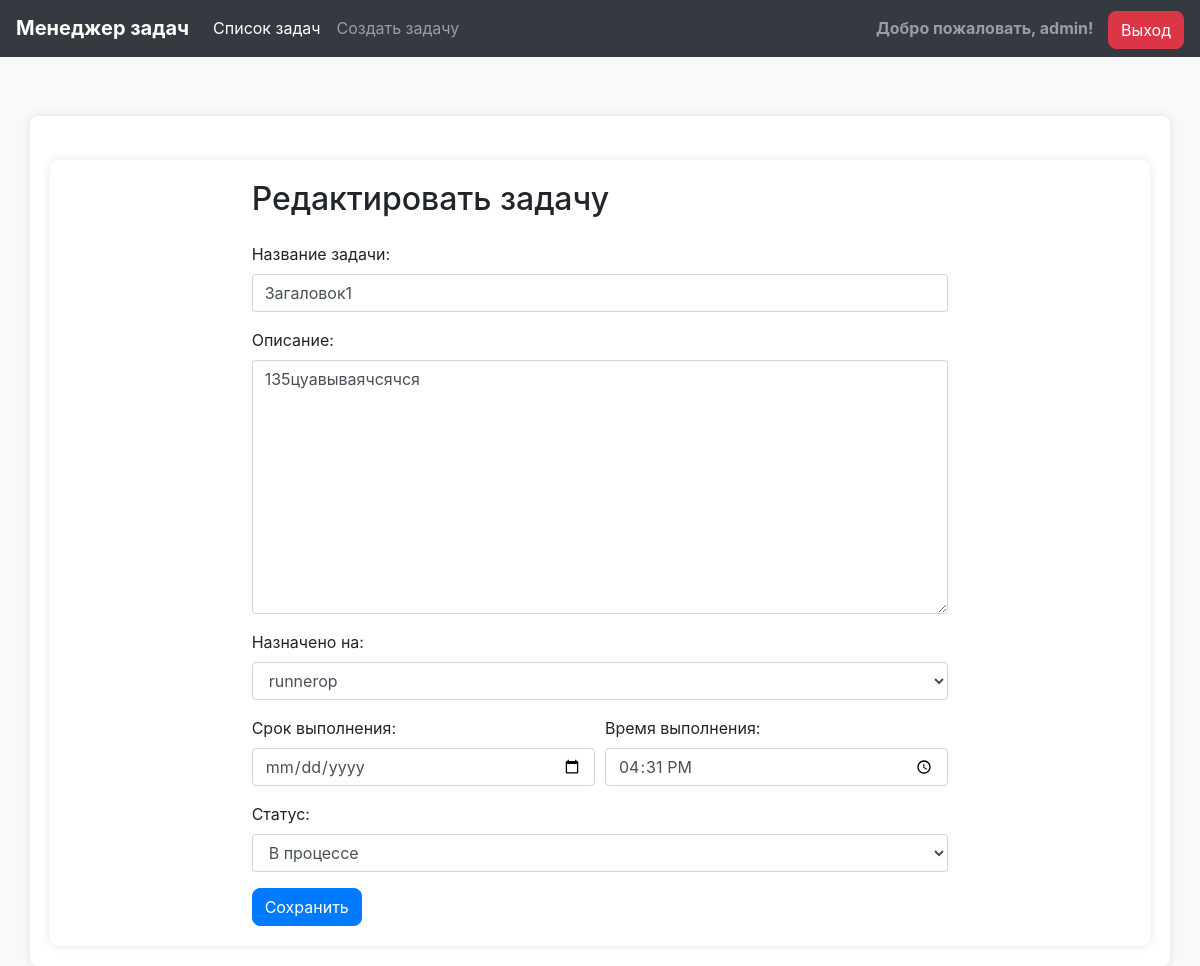
/task/30/edit/ (signed in), run on the app's committed database.
### tasks/models.py (models this page shows, shortened)
class Task(models.Model):
    STATUS_CHOICES = [
        ('todo', 'К выполнению'),
        ('in_progress', 'В процессе'),
        ('done', 'Завершено')
    ]
    title = models.CharField('Название задачи', max_length=255)
    description = models.TextField('Описание')
    assigned_to = models.ForeignKey(User, verbose_name='Назначено на', on_delete=models.CASCADE)
    due_date = models.DateField('Срок выполнения')
    due_time = models.TimeField('Время выполнения', default='00:00:00')
    status = models.CharField('Статус', max_length=50, choices=STATUS_CHOICES, default='todo')
    completion_time = models.DateTimeField('Время завершения', null=True, blank=True)
    start_time = models.DateTimeField('Время начала работы', null=True, blank=True)
    in_progress_by = models.ForeignKey(User, on_delete=models.SET_NULL, null=True, blank=True, related_name='in_progress_tasks')

### tasks/views.py (the view)
# urls.py: path('task/<int:pk>/edit/', views.task_edit, name='task_edit'),
@login_required
def task_edit(request, pk):
    task = get_object_or_404(Task, pk=pk)
    if request.method == "POST":
        form = TaskForm(request.POST, instance=task)
        if form.is_valid():
            form.save()  # Сохраняем отредактированную форму задачи
            return redirect('task_detail', pk=pk)  # Перенаправляем на страницу деталей задачи
    else:
        form = TaskForm(instance=task)
    return render(request, 'tasks/task_form.html', {'form': form})

### tasks/forms.py
class TaskForm(forms.ModelForm):
    title = forms.CharField(label='Название задачи')
    description = forms.CharField(label='Описание', widget=forms.Textarea)
    assigned_to = forms.ModelChoiceField(label='Назначено на', queryset=User.objects.all())
    due_date = forms.DateField(label='Срок выполнения', widget=forms.DateInput(attrs={'type': 'date'}))
    due_time = forms.TimeField(label='Время выполнения', widget=forms.TimeInput(attrs={'type': 'time'}))  # Добавлено поле для времени
    status = forms.ChoiceField(label='Статус', choices=Task.STATUS_CHOICES)
    class Meta:
        model = Task
        fields = ['title', 'description', 'assigned_to', 'due_date', 'due_time', 'status']

### tasks/templatetags/custom_filters.py (called while the page is built)
@register.filter(name='add_class')
def add_class(value, arg):
    css_classes = value.field.widget.attrs.get('class', '')
    if css_classes:
        css_classes += ' ' + arg
    else:
        css_classes = arg
    return value.as_widget(attrs={'class': css_classes})

### tasks/templates/tasks/task_form.html (shortened to what this page needs)
{% extends 'base.html' %}
{% load custom_filters %}
{% block content %}
<div class="container mt-4">
    <div class="row justify-content-center">
        <div class="col-md-8">
            <h2 class="mb-4">{% if form.instance.pk %}Редактировать задачу{% else %}Создать задачу{% endif %}</h2>
            <form method="post" class="needs-validation" novalidate>
                <div class="form-group">
                    {{ form.title.label_tag }}
                    {{ form.title|add_class:"form-control" }}
                </div>
                <div class="form-group">
                    {{ form.description.label_tag }}
                    {{ form.description|add_class:"form-control" }}
                </div>
                <div class="form-group">
                    {{ form.assigned_to.label_tag }}
                    {{ form.assigned_to|add_class:"form-control" }}
                </div>
                <div class="form-row">
                    <div class="form-group col-md-6">
                        {{ form.due_date.label_tag }}
                        {{ form.due_date|add_class:"form-control" }}
                    </div>
                    <div class="form-group col-md-6">
                        {{ form.due_time.label_tag }}
                        {{ form.due_time|add_class:"form-control" }}
                    </div>
                </div>
                <div class="form-group">
                    {{ form.status.label_tag }}
                    {{ form.status|add_class:"form-control" }}
                </div>
                <button type="submit" class="btn btn-primary">Сохранить</button>
            </form>
        </div>
    </div>
</div>
{% endblock %}

### templates/base.html (shortened to what this page needs)
<!DOCTYPE html>
<html lang="ru">
<head>
    <link rel="stylesheet" href="https://stackpath.bootstrapcdn.com/bootstrap/4.5.2/css/bootstrap.min.css">
</head>
<body>
    <nav class="navbar navbar-expand-md navbar-dark bg-dark fixed-top">
        <a class="navbar-brand" href="#">Менеджер задач</a>
        <div class="collapse navbar-collapse" id="navbarCollapse">
            <ul class="navbar-nav mr-auto">
                <li class="nav-item active">
                    <a class="nav-link" href="{% url 'task_list' %}">Список задач</a>
                </li>
                <li class="nav-item">
                    <a class="nav-link" href="{% url 'task_create' %}">Создать задачу</a>
                </li>
            </ul>
            <ul class="navbar-nav ml-auto">
                {% if user.is_authenticated %}
                    <li class="nav-item">
                        <span class="navbar-text welcome-text">
                            Добро пожаловать, {{ user.username }}!
                        </span>
                        <form action="{% url 'logout' %}" method="post" style="display: inline;">
                            <button type="submit" class="btn btn-danger logout-btn">Выход</button>
                        </form>
                    </li>
                {% endif %}
            </ul>
        </div>
    </nav>
    <main role="main" class="container">
        {% block content %}
        {% endblock %}
    </main>
</body>
</html>

### templates/base.html (style rules this page uses)
body { padding-top: 6rem; background-color: #f8f9fa; }
.navbar { background-color: #343a40; }
.navbar-brand { font-weight: bold; }
.navbar-text { color: #ffffff; font-size: 14px; }
.navbar-nav .nav-link { color: #ffffff; }
.container { background-color: #ffffff; box-shadow: 0 0 10px rgba(0,0,0,0.1); border-radius: 8px; padding: 20px; margin-top: 20px; }
.btn { border-radius: 8px; }
.welcome-text { font-size: 16px; font-weight: bold; margin-right: 10px; }
.logout-btn { background-color: #dc3545; border-color: #dc3545; }

### data on the page
Task: title "Загаловок1", description "135цуавываячсячся", assigned_to "runnerop", due_time "16:31:00", status "В процессе"

### other printed values
{{ user.username }} "admin"
